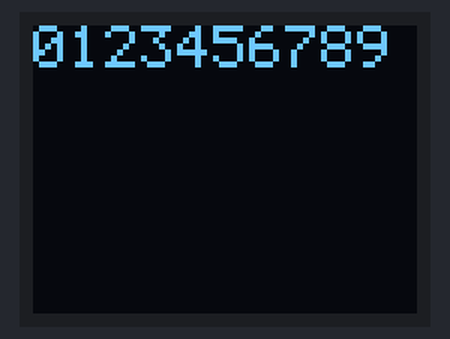
This sketch was run on a simulated ESP8266 (NodeMCU). On the bench: 64×48 one-colour display.

Above: at 0.1 s.

The sketch:

teste_2.ino
```cpp
// Test for minimum program size.

// 0X3C+SA0 - 0x3C or 0x3D
#define I2C_ADDRESS 0x3C
#include <Wire.h>
#include <SSD1306Ascii.h>
#include <SSD1306AsciiWire.h>

#define SCLPIN  5
#define SDAPIN  4

SSD1306AsciiWire oled;

void setup() {
  Wire.begin(SDAPIN, SCLPIN);          //sda, scl

  delay(50);

  oled.begin(&MicroOLED64x48, I2C_ADDRESS);
  oled.setFont(lcd5x7);
  oled.clear();
  oled.print("0123456789");
}
void loop() {}
```
